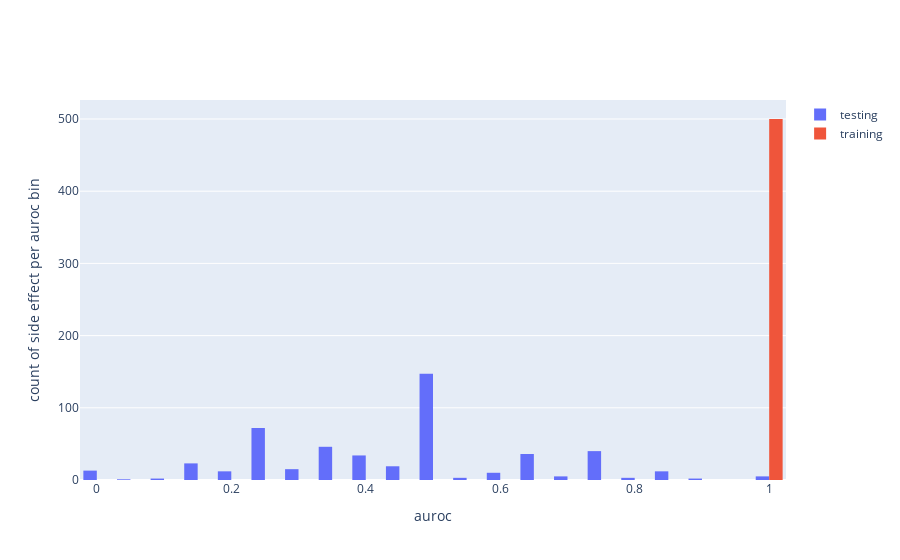

Notebook code for this chart:
### Code cell
fig = go.Figure(go.Histogram(x=result.auroc_test, nbinsx=40, name='testing'))
fig.add_trace(go.Histogram(x=result.auroc_train, nbinsx=40, name='training'))
fig.update_layout(xaxis_title='auroc', yaxis_title='count of side effect per auroc bin')
fig.show()

### Figure 1 — Plotly figure (JSON) as saved in the notebook; plotly's stock layout.template omitted (floating-point values rounded to 4 significant figures; data arrays with more than 128 entries replaced by an {"elided": "..."} marker saying what was removed)
{"data": [{"name": "testing", "nbinsx": 40, "type": "histogram", "x": {"elided": "500 float values"}}, {"name": "training", "nbinsx": 40, "type": "histogram", "x": {"elided": "500 int values"}}], "layout": {"xaxis": {"title": {"text": "auroc"}}, "yaxis": {"title": {"text": "count of side effect per auroc bin"}}}}
